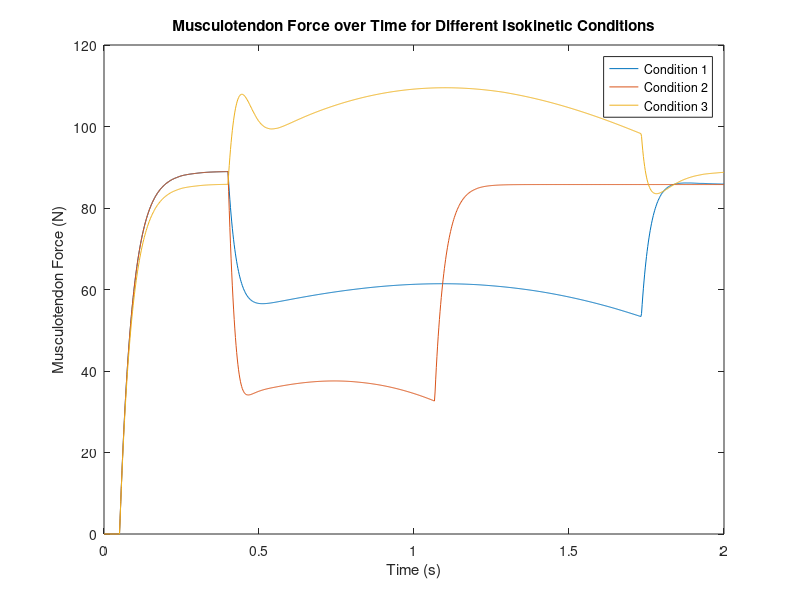

Write MATLAB code to recreate this figure.
close all;
clear;

load('hw3_prb3b.mat');

figure(1);
plot(DMMuscle3b1(:, 1), DMMuscle3b1(:, 4));
hold on;
plot(DMMuscle3b2(:, 1), DMMuscle3b2(:, 4));
plot(DMMuscle3b3(:, 1), DMMuscle3b3(:, 4));
title('Musculotendon Force over Time for Different Isokinetic Conditions');
xlabel('Time (s)');
ylabel('Musculotendon Force (N)');
legend('Condition 1', 'Condition 2', 'Condition 3');
ylim([0 120]);
hold off;
